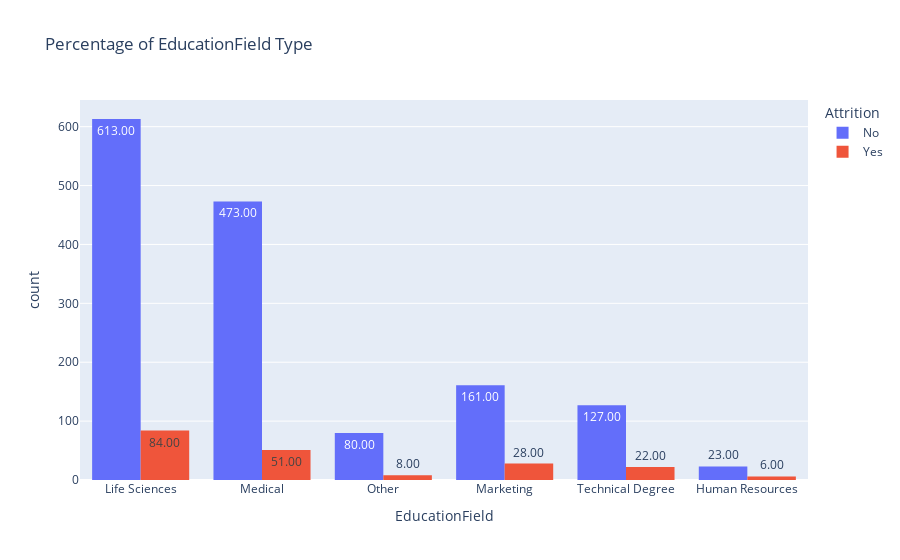

Write notebook code for a chart like this one.
### Code cell
px.histogram(df,x="EducationField",color="Attrition",barmode="group",text_auto=".2f", title = "Percentage of EducationField Type")

### Figure 1 — Plotly figure (JSON) as saved in the notebook; plotly's stock layout.template omitted (floating-point values rounded to 4 significant figures; data arrays with more than 128 entries replaced by an {"elided": "..."} marker saying what was removed)
{"data": [{"alignmentgroup": "True", "bingroup": "x", "hovertemplate": "Attrition=No<br>EducationField=%{x}<br>count=%{y}<extra></extra>", "legendgroup": "No", "marker": {"color": "#636efa", "pattern": {"shape": ""}}, "name": "No", "offsetgroup": "No", "orientation": "v", "showlegend": true, "texttemplate": "%{value:.2f}", "type": "histogram", "x": {"elided": "1477 str values"}, "xaxis": "x", "yaxis": "y"}, {"alignmentgroup": "True", "bingroup": "x", "hovertemplate": "Attrition=Yes<br>EducationField=%{x}<br>count=%{y}<extra></extra>", "legendgroup": "Yes", "marker": {"color": "#EF553B", "pattern": {"shape": ""}}, "name": "Yes", "offsetgroup": "Yes", "orientation": "v", "showlegend": true, "texttemplate": "%{value:.2f}", "type": "histogram", "x": {"elided": "199 str values"}, "xaxis": "x", "yaxis": "y"}], "layout": {"barmode": "group", "legend": {"title": {"text": "Attrition"}, "tracegroupgap": 0}, "title": {"text": "Percentage of EducationField Type"}, "xaxis": {"anchor": "y", "domain": [0, 1], "title": {"text": "EducationField"}}, "yaxis": {"anchor": "x", "domain": [0, 1], "title": {"text": "count"}}}}
